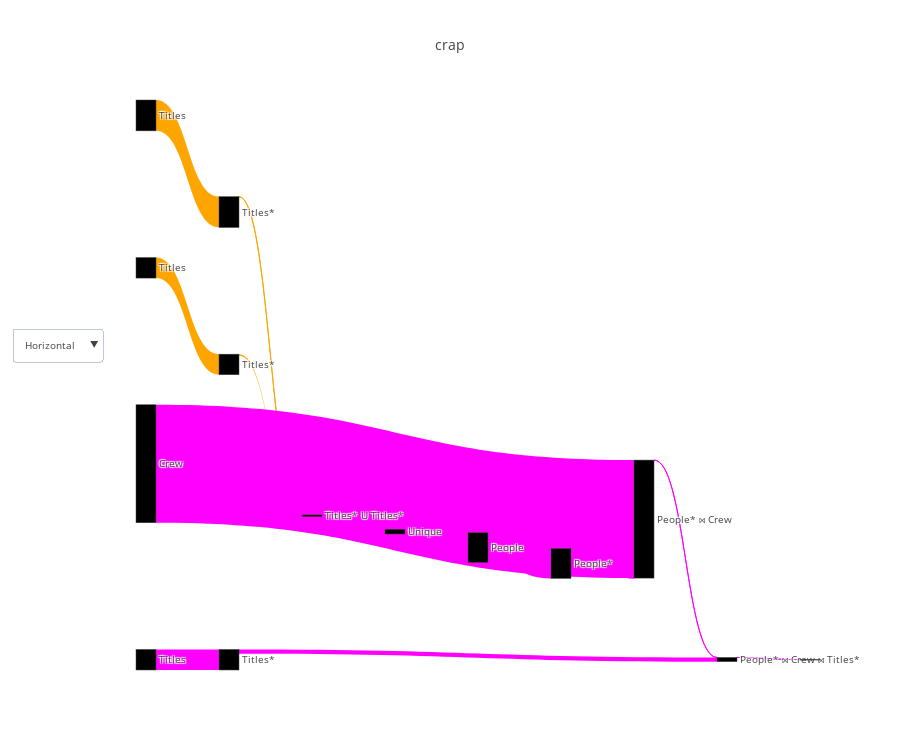

Notebook code cell kept with this figure:
### Code cell
query_renderer.vizualize(flow_df, metrics=["actual_rows"], title="crap",open_=False)

### Figure 1 — Plotly figure (JSON) as saved in the notebook; plotly's stock layout.template omitted (floating-point values rounded to 4 significant figures)
{"data": [{"link": {"color": ["#ffa500", "#ffa500", "#ffa500", "#ffa500", "#ffa500", "#ffa500", "#f0f", "#f0f", "#f0f", "#f0f", "#f0f", "#f0f", "#f0f"], "label": ["", "Filter condition: (titles_1.genres = 'Action'::text)", "", "Filter condition: (titles.genres = 'Comedy'::text)", "", "", "", "Filter condition: (people.name = ANY ('{\"Owen Wilson\",\"Adam Sandler\",\"Jason Segel\"}'::text[]))", "", "Hash Cond ('Inner', '(crew.person_id = people.person_id)')", "", "Filter condition: (titles.genres ~~ '%Comedy%'::text)", "Hash Cond ('Inner', '(titles.title_id = crew.title_id)')"], "source": [0, 1, 2, 3, 4, 5, 6, 7, 8, 9, 10, 11, 12], "target": [1, 4, 3, 4, 5, 6, 7, 9, 9, 12, 11, 12, 13], "value": [3568850, 15538, 2379234, 171294, 181653, 544958, 3446261, 3, 13651901, 565, 2379234, 489076, 186]}, "node": {"color": ["black", "black", "black", "black", "black", "black", "black", "black", "black", "black", "black", "black", "black"], "label": ["Titles", "Titles*", "Titles", "Titles*", "Titles* U Titles*", "Unique", "People", "People*", "Crew", "People* ⋈ Crew", "Titles", "Titles*", "People* ⋈ Crew ⋈ Titles*"], "pad": 200}, "orientation": "h", "type": "sankey", "valueformat": ",", "valuesuffix": [" Rows", " Rows", " Rows", " Rows", " Rows", " Rows", " Rows", " Rows", " Rows", " Rows", " Rows", " Rows", " Rows"]}], "layout": {"font": {"size": 10}, "height": 750, "title": "crap", "updatemenus": [{"buttons": [{"args": ["orientation", "h"], "label": "Horizontal", "method": "restyle"}, {"args": ["orientation", "v"], "label": "Vertical", "method": "restyle"}], "y": 0.6}]}}
